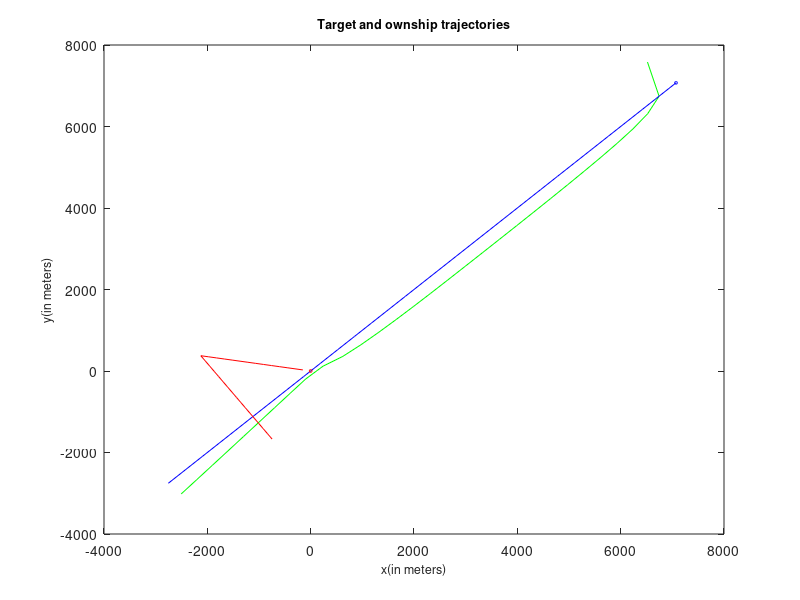

Here is the MATLAB script that generated this plot:
%script
rangeVar = 1;
thetaVar = 6;
velocityVar = 10;
% targetInit = [7071; 7071; 225; 7.72];
% ownshipInit = [0; 0; 170; 2.57];
targetInit = [7071; 7071; -5.4589; -5.4589];
ownshipInit = [0; 0; -2.5310; .4463];
ownshipState = ownshipInit;
targetState = targetInit;
targetStateLog = [targetInit];
ownshipStateLog = [];
rmsLog = [];
startTime = 60;
time = startTime;
finalTime = 1800;
timeStep = 60;

%Initial Measurements
bearing = atan2(targetInit(1)-ownshipInit(1),targetInit(2)-ownshipInit(2))*180/pi + (thetaVar * randn());
distance = sqrt((targetInit(1)-ownshipInit(1)+(rangeVar * randn()))^2+(targetInit(2)-ownshipInit(2)+(rangeVar * randn()))^2);
targetEst = [distance*cosd(bearing);
             distance*sind(bearing);
             0;
             0];
targetEstLog = [targetEst];
P = [0 0 0 0;
     0 0 0 0;
     0 0 velocityVar^2 0;
     0 0 0 velocityVar^2];
Q = [rangeVar^2 0;
     0 rangeVar^2];
F = [1 0 timeStep 0;
     0 1 0 timeStep;
     0 0 1 0;
     0 0 0 1];
 
 
%Simulation
for i = startTime:timeStep:finalTime
    time = i;
    
%move vehicle and target
if(time == 900)
    ownshipState(3) = 1.4371;
    ownshipState(4) = -2.1306;
end
ownshipState = F*ownshipState;
ownshipStateLog = [ownshipStateLog ownshipState];
targetState = F*targetState;
targetStateLog = [targetStateLog targetState];

%Measure
H=[(1-(ownshipState(1)/targetState(1))) 0 0 0;
    0 (1-(ownshipState(2)/targetState(2))) 0 0];
dis = H*targetState;
varry = rangeVar * randn();
distance = sqrt((dis(1)+varry)^2+(dis(2)+varry)^2);%Check the variance method

%Estimation
targetEst = F*targetEst;
H_est = [(1-(ownshipState(1)/targetEst(1))) 0 0 0;
    0 (1-(ownshipState(2)/targetEst(2))) 0 0];
disEst = H*targetEst;
P_pred = F*P*F'; %QsuperS
S=H*P_pred*H'+Q;
K=P_pred*H'/S;
targetEst = targetEst + K*(dis-disEst);
P_pred = (eye(4)-K*H)*P_pred;
P = P_pred;
targetEstLog = [targetEstLog targetEst];
r = sqrt( sum( (targetStateLog(1:2)-targetEstLog(1:2)).^2) / numel(targetStateLog) ); 
rmsLog = [rmsLog r];



end

%Figure
plot(targetEstLog(1,:),targetEstLog(2,:),'-g')
hold on
plot(targetStateLog(1,:),targetStateLog(2,:),'-b')
hold on
plot(ownshipStateLog(1,:),ownshipStateLog(2,:),'-r')
hold on
plot(ownshipInit(1),ownshipInit(2),'or', 'MarkerSize', 2)
hold on
plot(targetInit(1),targetInit(2),'ob', 'MarkerSize', 2)
%legend('Target Estimate','Target','Ownship','Ownship initial','Target initial')
%legend('Location','northwest')
xlim([-4000 8000])
ylim([-4000 8000])
xlabel('x(in meters)','FontSize',9)
ylabel('y(in meters)','FontSize',9)
title('Target and ownship trajectories','FontSize',9)

% figure()
% plot(rmsLog)
